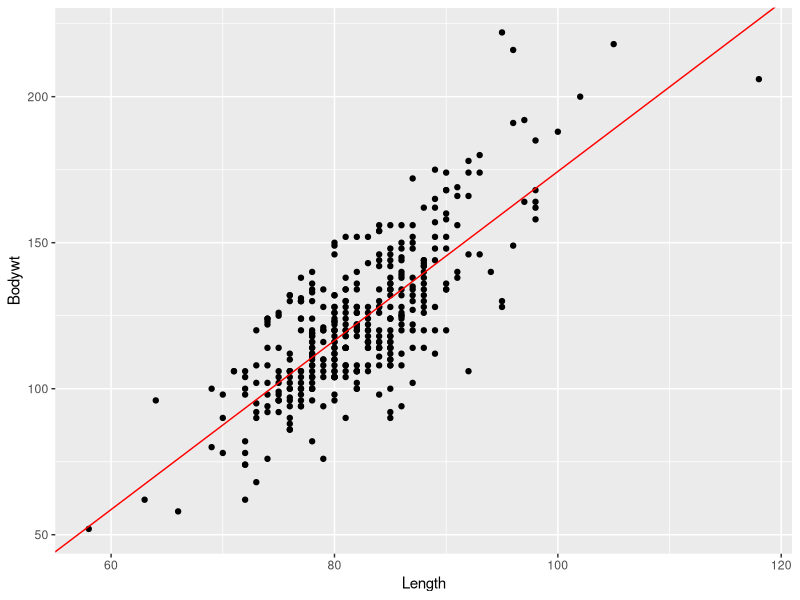
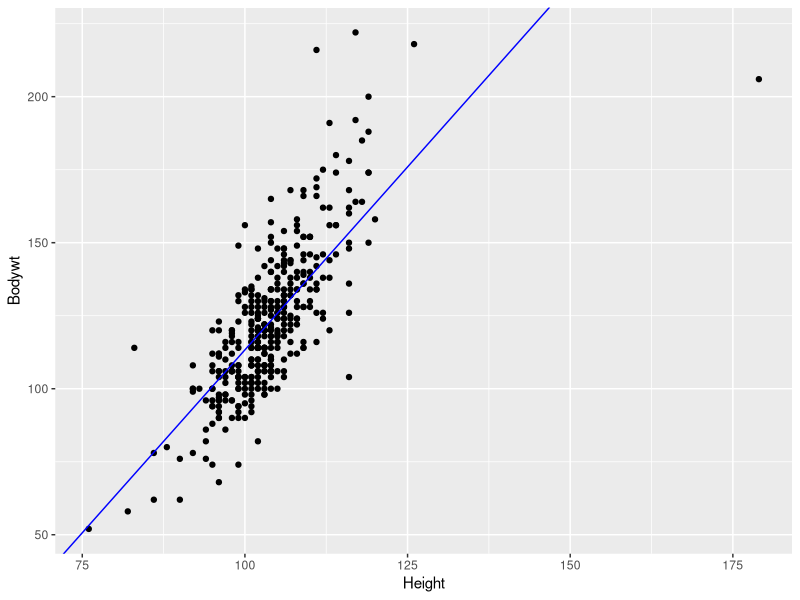

Recreate these plots in R, in order.
## ---- chunk 1
library(tidyverse) 
library(gridExtra)
library(knitr) 
opts_chunk$set(
  tidy = FALSE,
  cache = FALSE,
  echo = TRUE,
  warning = FALSE,
  message = FALSE,
  dpi = 300,
  fig.align = "center",
  fig.width = 4,
  fig.height = 4
  )
## ---- chunk 2
donkey <- read.table("donkey.tsv", header = T, sep = "\t") 
dim(donkey)
head(donkey)
## ---- chunk 3
fit <- lm(Bodywt ~ Length + Heartgirth + Height, data = donkey)
summary(fit)$coefficients
## ---- chunk 4
fit1 <- lm(Bodywt ~ Length, data = donkey) ## Model 1
r.squared1 <- summary(fit1)$r.squared
r.squared1
## ---- chunk 5
fit2 <- lm(Bodywt ~ Height, data = donkey) ## Model 2
r.squared2 <- summary(fit2)$r.squared
r.squared2
## ---- chunk 6
ggplot(donkey, aes(Length, Bodywt)) + 
  geom_point() + 
  geom_abline(intercept = fit1$coefficients[1], slope = fit1$coefficients[2], color = "red")
## ---- chunk 7
ggplot(donkey, aes(Height, Bodywt)) + 
  geom_point() + 
  geom_abline(intercept = fit2$coefficients[1], slope = fit2$coefficients[2], color = "blue")
## ---- chunk 8
fit3 <- lm(Bodywt ~ Length + Height, data = donkey) ## Model 3
r.squared3 <- summary(fit3)$r.squared
r.squared3
## ---- chunk 9
fit4 <- lm(Bodywt ~ Length + Height + Heartgirth + Umbgirth, data = donkey) ## Model 4
r.squared4 <- summary(fit4)$r.squared
r.squared4
